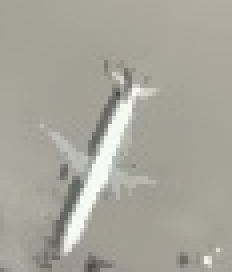
%> input picture featureBasedObjectDetectionExample/58D5.tmp.jpg, 58 x 68 px (shown 4 times larger)
$ octave FeatureBasedObjectDetectionExample.m   (GNU Octave 9; MATLAB toolbox functions it lacks are replaced by stand-ins)
%> lines starting %> are read from the running program, lines starting %| are printed output that depends on the picture
%% Object Detection in a Cluttered Scene Using Point Feature Matching
% This example shows how to detect a particular object in a cluttered scene,
% given a reference image of the object.

%% Overview
% This example presents an algorithm for detecting a specific object based
% on finding point correspondences between the reference and the target
% image. It can detect objects despite a scale change or in-plane
% rotation. It is also robust to small amount of out-of-plane rotation and
% occlusion.
%
% This method of object detection works best for objects that exhibit
% non-repeating texture patterns, which give rise to unique feature matches.
% This technique is not likely to work well for uniformly-colored objects,
% or for objects containing repeating patterns. Note that this algorithm is
% designed for detecting a specific object, for example, the elephant in
% the reference image, rather than any elephant. For detecting objects of a
% particular category, such as people or faces, see |vision.PeopleDetector|
% and |vision.CascadeObjectDetector|.

% Copyright 1993-2014 The MathWorks, Inc.

%% Step 1: Read Images
% Read the reference image containing the object of interest.
boxImage = imread('58D5.tmp.jpg');
%> boxImage is the input picture: size 68x58x3 uint8; mean R, G, B 167.4, 165.6, 154.8
boxImage= im2single(boxImage) ;
%> boxImage: size 68x58x3 single
if size(boxImage,3) > 1, boxImage = rgb2gray(boxImage) ; else boxImage = boxImage; end

figure;
imshow(boxImage);
title('Image of a Box');

%%
% Read the target image containing a cluttered scene.
sceneImage = imread('saveImage.jpg');
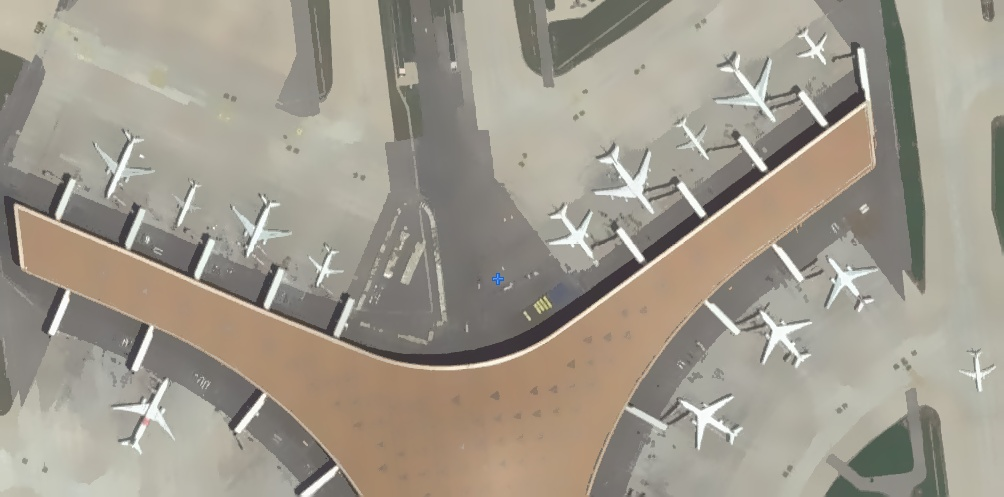
%> input picture featureBasedObjectDetectionExample/saveImage.jpg, 1004 x 497 px
%> sceneImage is the input picture: size 497x1004x3 uint8; mean R, G, B 160.4, 153.8, 141.1
sceneImage= im2single(sceneImage) ;
%> sceneImage: size 497x1004x3 single
if size(sceneImage,3) > 1, sceneImage = rgb2gray(sceneImage) ; else sceneImage = sceneImage; end
%> after `sceneImage = rgb2gray(sceneImage)`:
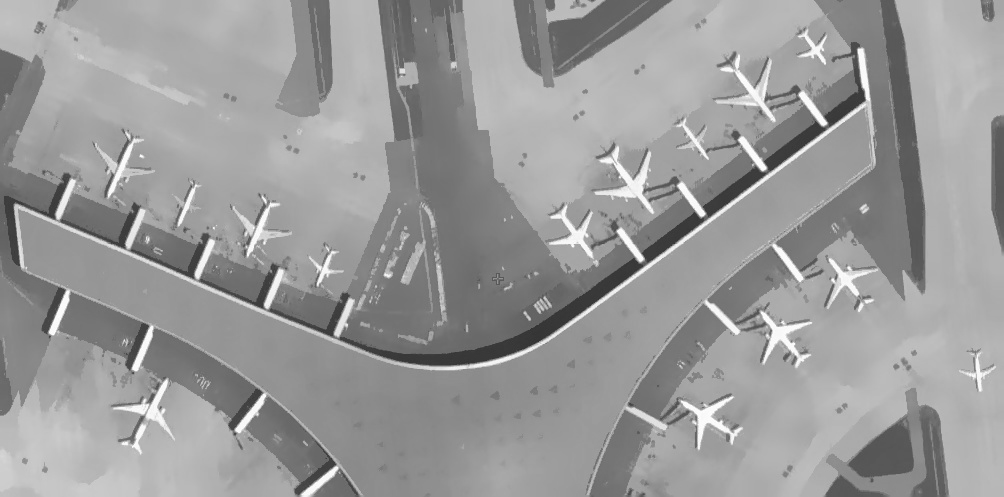
%> sceneImage: size 497x1004 single; min 0.193, max 1, mean 0.605
figure;
imshow(sceneImage);
title('Image of a Cluttered Scene');

%% Step 2: Detect Feature Points
% Detect feature points in both images.
%> (the run ends here)
